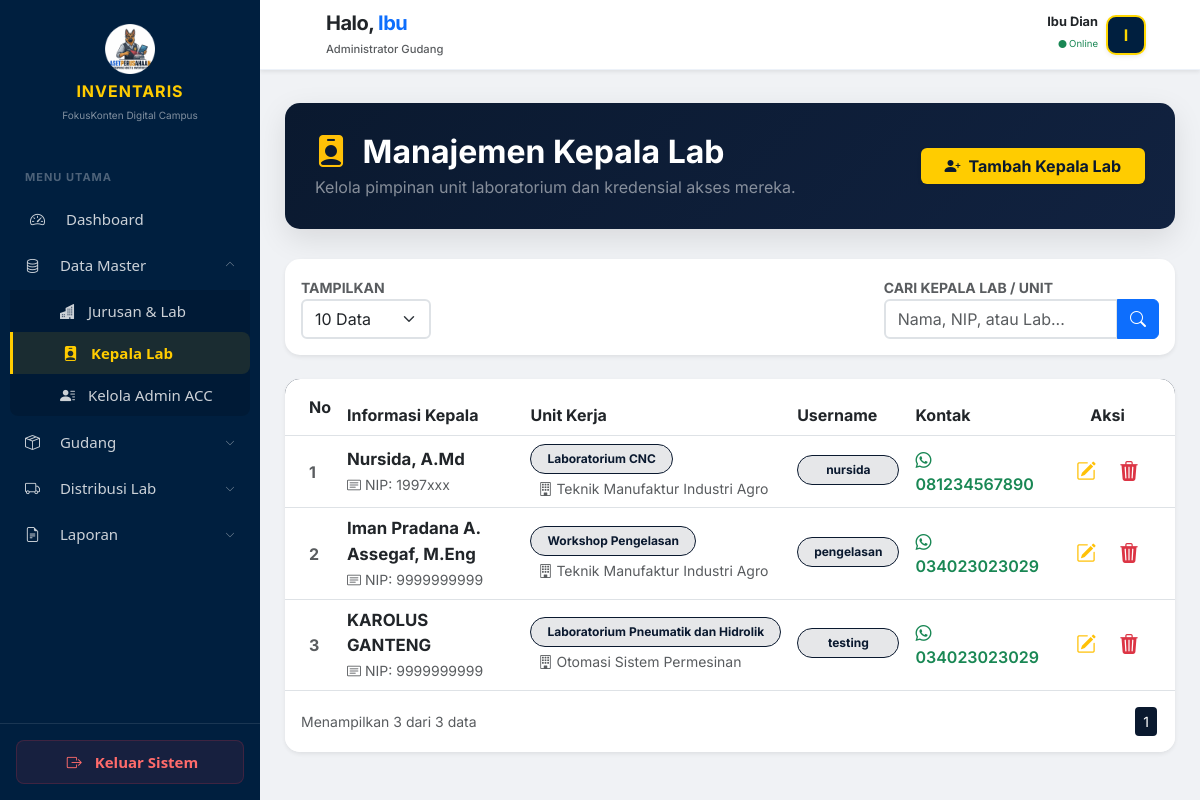
/SOURCE_CODE_APLIKASI/modules/bahan-praktek/kepala-lab.php (signed in), run on the app's committed database.
### tables this page shows
CREATE TABLE `kepala_lab` (
  `id_kepala` int(11) NOT NULL AUTO_INCREMENT,
  `id_lab` int(11) DEFAULT NULL,
  `nama_kepala` varchar(100) NOT NULL,
  `username` varchar(50) DEFAULT NULL,
  `password` varchar(255) DEFAULT NULL,
  `pin_pemulihan` varchar(6) DEFAULT NULL,
  `password_plain` varchar(255) DEFAULT NULL,
  `nip` varchar(50) DEFAULT NULL,
  `kontak` varchar(20) DEFAULT NULL,
  `role` varchar(20) DEFAULT 'kepala_lab',
  PRIMARY KEY (`id_kepala`),
  UNIQUE KEY `username` (`username`),
  KEY `id_lab` (`id_lab`),
  CONSTRAINT `kepala_lab_ibfk_1` FOREIGN KEY (`id_lab`) REFERENCES `lab` (`id_lab`) ON DELETE CASCADE
);

CREATE TABLE `lab` (
  `id_lab` int(11) NOT NULL AUTO_INCREMENT,
  `id_jurusan` int(11) DEFAULT NULL,
  `nama_lab` varchar(100) DEFAULT NULL,
  PRIMARY KEY (`id_lab`),
  KEY `id_jurusan` (`id_jurusan`),
  CONSTRAINT `lab_ibfk_1` FOREIGN KEY (`id_jurusan`) REFERENCES `jurusan` (`id_jurusan`)
);

CREATE TABLE `jurusan` (
  `id_jurusan` int(11) NOT NULL AUTO_INCREMENT,
  `nama_jurusan` varchar(100) DEFAULT NULL,
  PRIMARY KEY (`id_jurusan`)
);

### SOURCE_CODE_APLIKASI/modules/bahan-praktek/kepala-lab.php (the view, shortened to what this page needs)
<?php
include "../../config/auth.php";
$limit = isset($_GET['limit']) ? (int)$_GET['limit'] : 10;
$page = isset($_GET['halaman']) ? (int)$_GET['halaman'] : 1;
$offset = ($page - 1) * $limit;
$search = isset($_GET['search']) ? mysqli_real_escape_string($conn, $_GET['search']) : '';
$whereClause = "";
$total_query = mysqli_query($conn, "SELECT COUNT(*) as total FROM kepala_lab kl JOIN lab l ON kl.id_lab = l.id_lab $whereClause");
$total_data = mysqli_fetch_assoc($total_query)['total'];
$total_pages = ceil($total_data / $limit);
$query = "SELECT kl.*, l.nama_lab, j.nama_jurusan
          FROM kepala_lab kl
          JOIN lab l ON kl.id_lab = l.id_lab
          JOIN jurusan j ON l.id_jurusan = j.id_jurusan
          $whereClause
          ORDER BY kl.id_kepala DESC
          LIMIT $offset, $limit";
$res = mysqli_query($conn, $query);
?>
<!DOCTYPE html>
<html lang="id">
<head>
    <link href="https://cdn.jsdelivr.net/npm/bootstrap@5.3.0/dist/css/bootstrap.min.css" rel="stylesheet">
    <link rel="stylesheet" href="https://cdn.jsdelivr.net/npm/bootstrap-icons@1.11.1/font/bootstrap-icons.css">
    <link href="../../assets/css/style.css" rel="stylesheet">
</head>
<body>
    <?php include "../../includes/sidebar.php"; ?>
    <main class="p-3 p-md-4" style="margin-top: 30px;"></main>
    <div class="main-content" style="margin-left: 260px; padding: 25px;">
        <?php include "../../includes/header.php"; ?>
        <div class="header-section d-flex justify-content-between align-items-center">
            <div>
                <h2 class="fw-bold mb-1"><i class="bi bi-person-badge-fill me-2 text-warning"></i> Manajemen Kepala Lab</h2>
                <p class="mb-0 text-white-50">Kelola pimpinan unit laboratorium dan kredensial akses mereka.</p>
            </div>
            <button class="btn btn-gold px-4 shadow-sm" data-bs-toggle="modal" data-bs-target="#modalTambah">
                <i class="bi bi-person-plus-fill me-2"></i>Tambah Kepala Lab
            </button>
        </div>
        <div class="card mb-4 border-0 shadow-sm" style="border-radius: 15px;">
            <div class="card-body">
                <form method="GET" class="row g-3">
                    <div class="col-md-2">
                        <label class="small fw-bold text-muted">TAMPILKAN</label>
                        <select name="limit" class="form-select border-2" onchange="this.form.submit()">
                            <option value="10" <?= $limit == 10 ? 'selected' : ''; ?>>10 Data</option>
                        </select>
                    </div>
                    <div class="col-md-6"></div>
                    <div class="col-md-4">
                        <label class="small fw-bold text-muted">CARI KEPALA LAB / UNIT</label>
                        <div class="input-group">
                            <input type="text" name="search" class="form-control border-2" placeholder="Nama, NIP, atau Lab..." value="<?= htmlspecialchars($search); ?>">
                            <button class="btn btn-primary" type="submit"><i class="bi bi-search"></i></button>
                        </div>
                    </div>
                </form>
            </div>
        </div>
        <div class="card card-table shadow-sm">
            <div class="card-body p-0">
                <div class="table-responsive">
                    <table class="table table-hover align-middle mb-0">
                        <thead class="thead-navy">
                            <tr>
                                <th class="ps-4 py-3">No</th>
                                <th>Informasi Kepala</th>
                                <th>Unit Kerja</th>
                                <th>Username</th>
                                <th>Kontak</th>
                                <th class="text-center pe-4">Aksi</th>
                            </tr>
                        </thead>
                        <tbody class="bg-white">
                            <?php
                            $no = $offset + 1;
                            if(mysqli_num_rows($res) > 0):
                                while($row = mysqli_fetch_assoc($res)): ?>
                            <tr>
                                <td class="ps-4 text-muted fw-bold"><?= $no++; ?></td>
                                <td>
                                    <div class="fw-bold text-dark" style="font-size: 1.05rem;"><?= $row['nama_kepala']; ?></div>
                                    <span class="text-muted small"><i class="bi bi-card-text me-1"></i>NIP: <?= !empty($row['nip']) ? $row['nip'] : '-'; ?></span>
                                </td>
                                <td>
                                    <span class="badge badge-lab px-3 py-2 rounded-pill mb-1"><?= $row['nama_lab']; ?></span>
                                    <div class="small text-muted ps-2"><i class="bi bi-building me-1"></i><?= $row['nama_jurusan']; ?></div>
                                </td>
                                <td>
                                    <div class="d-flex flex-column">
                                        <span class="badge badge-lab px-3 py-2 rounded-pill mb-1"><?= $row['username']; ?></span>
                                    </div>
                                </td>
                                <td>
                                    <?php if(!empty($row['kontak'])): ?>
                                        <a href="https://wa.me/<?= $row['kontak']; ?>" target="_blank" class="text-decoration-none text-success fw-semibold">
                                            <i class="bi bi-whatsapp me-1"></i><?= $row['kontak']; ?>
                                        </a>
                                    <?php else: ?>
                                        <span class="text-muted small">-</span>
                                    <?php endif; ?>
                                </td>
                                <td class="text-center pe-4">
                                    <div class="btn-group">
                                        <button class="btn btn-outline-warning border-0" data-bs-toggle="modal" data-bs-target="#modalEdit<?= $row['id_kepala']; ?>">
                                            <i class="bi bi-pencil-square fs-5"></i>
                                        </button>
                                        <button class="btn btn-outline-danger border-0" onclick="konfirmasiHapus(<?= $row['id_kepala']; ?>)">
                                            <i class="bi bi-trash3-fill fs-5"></i>
                                        </button>
                                    </div>
                                </td>
                            </tr>
                            <?php endwhile;
                            else: ?>
                            <tr><td colspan="6" class="text-center py-5 text-muted">Data kepala lab tidak ditemukan.</td></tr>
                            <?php endif; ?>
                        </tbody>
                    </table>
                </div>
            </div>
            <div class="card-footer bg-white border-0 py-3">
                <nav class="d-flex justify-content-between align-items-center">
                    <p class="text-muted small mb-0">Menampilkan <?= mysqli_num_rows($res); ?> dari <?= $total_data; ?> data</p>
                    <ul class="pagination pagination-sm mb-0">
                        <?php for($i=1; $i<=$total_pages; $i++): ?>
                        <li class="page-item <?= $page == $i ? 'active' : ''; ?>">
                            <a class="page-link" href="?halaman=<?= $i; ?>&limit=<?= $limit; ?>&search=<?= $search; ?>"><?= $i; ?></a>
                        </li>
                        <?php endfor; ?>
                    </ul>
                </nav>
            </div>
        </div>
    </div>
</body>
</html>

### data on the page
kepala_lab: nama_kepala "Nursida, A.Md", nip "1997xxx", id_lab.nama_lab "Laboratorium CNC", jurusan.nama_jurusan "Teknik Manufaktur Industri Agro", username "nursida", kontak "081234567890"
kepala_lab: nama_kepala "Iman Pradana A. Assegaf, M.Eng", nip "9999999999", id_lab.nama_lab "Workshop Pengelasan", jurusan.nama_jurusan "Teknik Manufaktur Industri Agro", username "pengelasan", kontak "034023023029"
kepala_lab: nama_kepala "KAROLUS GANTENG", nip "9999999999", id_lab.nama_lab "Laboratorium Pneumatik dan Hidrolik", jurusan.nama_jurusan "Otomasi Sistem Permesinan", username "testing", kontak "034023023029"

### other printed values
explode(' ', trim($nama_user))[0] "Ibu"
$label_welcome "Administrator Gudang"
$nama_user "Ibu Dian"
substr($nama_user, 0, 1) "I"
mysqli_num_rows($res) "3"
$total_data "3"
